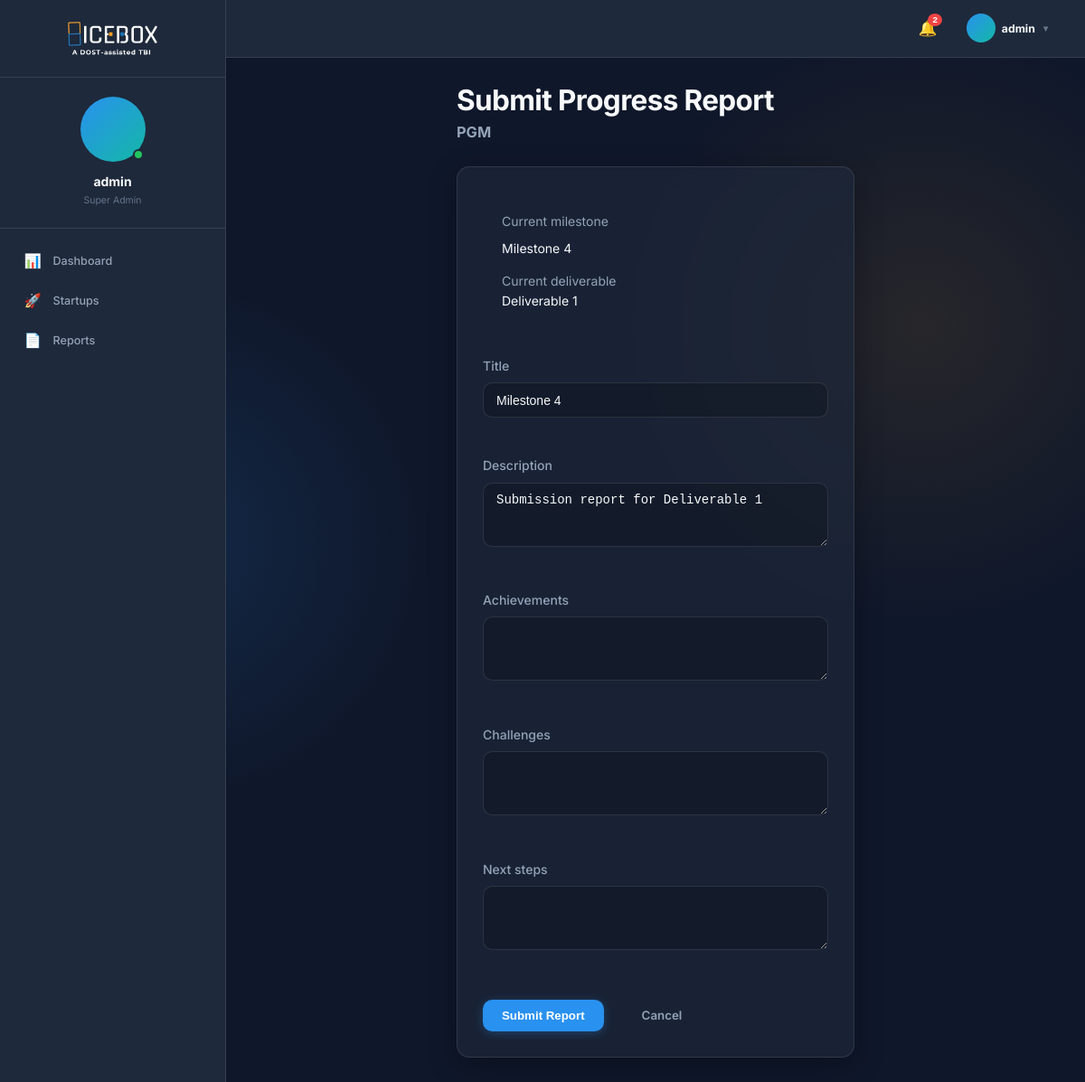
Page /startups/2/submit-report/ (signed in) on the committed database.
### incubator/models.py (models this page shows, shortened)
class User(AbstractUser):
    ROLE_CHOICES = (
        ('super_admin', 'Super Admin'),
        ('admin', 'Admin'),
        ('incubatee', 'Incubatee'),
    )
    role = models.CharField(max_length=20, choices=ROLE_CHOICES, default='incubatee')
    middle_name = models.CharField(max_length=100, blank=True, null=True)
    contact_number = models.CharField(max_length=20, blank=True, null=True)
    profile_picture = models.ImageField(upload_to='profile_pictures/', blank=True, null=True)
    created_by = models.ForeignKey('self', on_delete=models.SET_NULL, null=True, blank=True)

class Startup(models.Model):
    name = models.CharField(max_length=200)
    description = models.TextField(blank=True, null=True)
    logo = models.ImageField(upload_to='startup_logos/', blank=True, null=True)
    owner = models.ForeignKey(User, on_delete=models.CASCADE, related_name='owned_startups')
    email = models.EmailField(max_length=120, blank=True, null=True)
    contact_number = models.CharField(max_length=20, blank=True, null=True)
    created_at = models.DateTimeField(default=timezone.now)
    cohort = models.ForeignKey(Cohort, on_delete=models.SET_NULL, null=True, blank=True, related_name='startups')
    members = models.ManyToManyField(User, through='StartupMember', related_name='startups')

class Milestone(models.Model):
    STATUS_CHOICES = (
        ('not-yet', 'Not Yet'),
        ('pending', 'Pending'),
        ('completed', 'Completed'),
    )
    startup = models.ForeignKey(Startup, on_delete=models.CASCADE, related_name='milestones')
    milestone_progress = models.IntegerField(blank=True, null=True) # Could be an index
    title = models.CharField(max_length=200, blank=True, null=True)
    description = models.TextField(blank=True, null=True)
    status = models.CharField(max_length=20, choices=STATUS_CHOICES, default='not-yet')
    due_date = models.DateField(blank=True, null=True)
    completed_at = models.DateTimeField(blank=True, null=True)
    def is_locked(self):
        if self.milestone_progress == 1:
            return False  # First milestone is never locked
        previous_milestone = self.startup.milestones.filter(
            milestone_progress=self.milestone_progress - 1
        ).first()
        if previous_milestone:
            return previous_milestone.status != 'completed'
        return False

class Deliverable(models.Model):
    STATUS_CHOICES = (
        ('pending', 'Pending'),
        ('submitted', 'Submitted'),
        ('approved', 'Approved'),
        ('rejected', 'Rejected'),
    )
    milestone = models.ForeignKey(Milestone, on_delete=models.CASCADE, related_name='deliverables')
    template = models.ForeignKey('DeliverableTemplate', on_delete=models.SET_NULL, null=True, blank=True)
    name = models.CharField(max_length=200)
    due_date = models.DateField(blank=True, null=True)
    requirements = models.TextField(blank=True, null=True)
    status = models.CharField(max_length=20, choices=STATUS_CHOICES, default='pending')
    uploaded_at = models.DateTimeField(default=timezone.now)

### incubator/views.py (the view)
# urls.py: path('startups/<int:startup_id>/submit-report/', views.submit_progress, name='submit_progress'),
@login_required
def submit_progress(request, startup_id):
    startup = get_object_or_404(Startup, id=startup_id)
    current_milestone = None
    current_deliverable = None
    for milestone in startup.milestones.order_by('milestone_progress'):
        if milestone.status != 'completed' and not milestone.is_locked():
            current_milestone = milestone
            current_deliverable = milestone.deliverables.filter(status__in=['pending', 'submitted']).order_by('id').first()
            break
    if request.method == 'POST':
        form = ProgressReportForm(request.POST)
        if form.is_valid():
            report = form.save(commit=False)
            report.startup = startup
            report.submitted_by = request.user
            report.save()
            messages.success(request, 'Report submitted.')
            if current_milestone:
                return redirect('view_milestone', startup_id=startup.id, milestone_id=current_milestone.id)
            return redirect('view_startup', startup_id=startup.id)
    else:
        initial = {}
        if current_milestone:
            initial['title'] = current_milestone.title or f"Milestone {current_milestone.milestone_progress}"
        if current_deliverable:
            initial['description'] = f"Submission report for {current_deliverable.name}"
        form = ProgressReportForm(initial=initial)
    return render(request, 'startups/submit_report.html', {
        'form': form,
        'startup': startup,
        'current_milestone': current_milestone,
        'current_deliverable': current_deliverable,
    })

### incubator/forms.py
class ProgressReportForm(forms.ModelForm):
    class Meta:
        model = ProgressReport
        fields = ['title', 'description', 'achievements', 'challenges', 'next_steps']
        widgets = {
            'title': forms.TextInput(attrs={'class': 'form-control'}),
            'description': forms.Textarea(attrs={'class': 'form-control', 'rows': 3}),
            'achievements': forms.Textarea(attrs={'class': 'form-control', 'rows': 3}),
            'challenges': forms.Textarea(attrs={'class': 'form-control', 'rows': 3}),
            'next_steps': forms.Textarea(attrs={'class': 'form-control', 'rows': 3}),
        }

### incubator/context_processors.py (called while the page is built)
def notifications(request):
    if request.user.is_authenticated:
        unread = request.user.notifications.filter(is_read=False).order_by('-created_at')
        return {
            'unread_notifications': unread,
            'unread_notifications_count': unread.count()
        }
    return {
        'unread_notifications': [],
        'unread_notifications_count': 0
    }

### templates/startups/submit_report.html (shortened to what this page needs)
{% extends 'base.html' %}
{% block content %}
<div class="flex justify-center">
    <div class="w-full max-w-2xl">
        <h1 class="heading-lg mb-xs">Submit Progress Report</h1>
        <h3 class="text-muted font-normal mb-lg">{{ startup.name }}</h3>
        <div class="glass-card">
            <form method="post">
                {% if current_milestone %}
                <div class="mb-lg p-md rounded-md bg-surface-secondary">
                    <div class="text-muted mb-xs">Current milestone</div>
                    <div class="font-semibold">
                        {% if current_milestone.title %}
                            {{ current_milestone.title }}
                        {% else %}
                            Milestone {{ current_milestone.milestone_progress }}
                        {% endif %}
                    </div>
                    {% if current_deliverable %}
                    <div class="text-muted mt-sm">Current deliverable</div>
                    <div class="font-semibold">{{ current_deliverable.name }}</div>
                    {% else %}
                    <div class="text-sm text-muted mt-sm">No active deliverable found for the current milestone.</div>
                    {% endif %}
                </div>
                {% else %}
                <div class="mb-lg p-md rounded-md bg-surface-secondary text-sm text-muted">
                    No active milestone is available for this startup right now.
                </div>
                {% endif %}
                <div class="grid gap-md">
                    {% for field in form %}
                    <div class="form-group">
                        <label for="{{ field.id_for_label }}" class="form-label">{{ field.label }}</label>
                        {{ field }}
                    </div>
                    {% endfor %}
                </div>
                <div class="flex items-center gap-md mt-lg">
                    <button type="submit" class="btn btn-primary">Submit Report</button>
                    <a href="{% url 'view_startup' startup.id %}" class="btn btn-ghost">Cancel</a>
                </div>
            </form>
        </div>
    </div>
</div>
{% endblock %}

### templates/base.html (shortened to what this page needs)
{% load static %}
<!DOCTYPE html>
<html lang="en">
<head>
    <link rel="stylesheet" href="https://cdn.jsdelivr.net/npm/bootstrap-icons@1.11.3/font/bootstrap-icons.min.css">
    <link rel="stylesheet" href="{% static 'css/main.css' %}">
</head>
<body>
    {% if user.is_authenticated %}
    <div class="app-layout">
        <aside class="sidebar">
            <div class="sidebar-logo">
                <a href="{% url 'dashboard' %}">
                    <img src="{% static 'img/logo-dark-mode.png' %}" alt="Icebox Logo" class="logo-dark">
                </a>
            </div>
            <div class="sidebar-profile">
                {% if user.profile_picture %}
                    <img src="{{ user.profile_picture.url }}" alt="{{ user.username }}" class="sidebar-avatar" style="object-fit: cover;">
                {% else %}
                    <div class="sidebar-avatar">
                    </div>
                {% endif %}
                <div class="sidebar-username">{{ user.get_full_name|default:user.username }}</div>
                <div class="sidebar-role">{{ user.get_role_display }}</div>
            </div>
            <nav class="sidebar-nav">
                <a href="{% url 'dashboard' %}"
                    class="sidebar-link {% if request.resolver_match.url_name == 'dashboard' %}active{% endif %}">
                    <span class="sidebar-icon">📊</span> Dashboard
                </a>
                {% if user.role == 'admin' or user.role == 'super_admin' %}
                <a href="{% url 'startups_list' %}"
                    class="sidebar-link {% if request.resolver_match.url_name == 'startups_list' or request.resolver_match.url_name == 'add_startup' %}active{% endif %}">
                    <span class="sidebar-icon">🚀</span> Startups
                </a>
                <a href="{% url 'reports' %}"
                    class="sidebar-link {% if 'report' in request.resolver_match.url_name %}active{% endif %}">
                    <span class="sidebar-icon">📄</span> Reports
                </a>
                {% endif %}
            </nav>
        </aside>
        <div class="main-content">
            <div class="topbar">
                <div style="position: relative;">
                    <button id="notification-toggle" class="nav-icon" aria-label="Notifications">
                        🔔
                        {% if unread_notifications_count > 0 %}
                        <span class="badge">{{ unread_notifications_count }}</span>
                        {% endif %}
                    </button>
                </div>
                <div class="topbar-user" id="user-menu-toggle">
                    {% if user.profile_picture %}
                    <img src="{{ user.profile_picture.url }}" alt="{{ user.username }}" class="topbar-user-avatar"
                        style="object-fit: cover;">
                    {% else %}
                    <div class="topbar-user-avatar">
                    </div>
                    {% endif %}
                    <span class="text-sm font-bold" style="color: var(--text-primary);">{{ user.username }}</span>
                    <span style="font-size: 0.7rem; color: var(--text-tertiary);">▼</span>
                </div>
            </div>
            <div class="main-body">
                {% endif %}
                {% block content %}
                {% endblock %}
                {% if user.is_authenticated %}
            </div>
        </div>
    </div>
    {% endif %}
</body>
</html>

### static/css/main.css (style rules this page uses)
:root { --brand-blue: #2991EF; --brand-orange: #F7AE2F; --brand-purple: #8B5CF6; --brand-teal: #14B8A6; --accent-color: var(--brand-blue); --accent-hover: #1c7ed6; --danger-color: #ef4444; --danger-bg: rgba(239, 68, 68, 0.1); --success-color: #22c55e; --success-bg: rgba(34, 197, 94, 0.1); --warning-color: #f59e0b; --warning-bg: rgba(245, 158, 11, 0.1); --info-color: #3b82f6; --info-bg: rgba(59, 130, 246, 0.1); --bg-color: #0F172A; --bg-secondary: #1E293B; --text-primary: #F8FAFC; --text-secondary: #94A3B8; --text-tertiary: #64748B; --border-color: rgba(255, 255, 255, 0.1); --glass-bg: rgba(30, 41, 59, 0.7); --glass-border: 1px solid rgba(255, 255, 255, 0.1); --glass-shadow: 0 8px 32px 0 rgba(0, 0, 0, 0.3); --glass-blur: blur(12px); --space-xs: 0.5rem; --space-sm: 1rem; --space-md: 1.5rem; --space-lg: 2rem; --space-xl: 3rem; --radius-sm: 0.375rem; --radius-md: 0.75rem; --radius-lg: 1rem; --radius-full: 9999px; --font-heading: 'Inter', sans-serif; --font-body: 'Inter', sans-serif; --bg-gradient-1: rgba(41, 145, 239, 0.15); --bg-gradient-2: rgba(247, 174, 47, 0.1); --neu-bg: #0F172A; --neu-surface: #1E293B; --neu-shadow-dark: rgba(0, 0, 0, 0.6); --neu-shadow-light: rgba(255, 255, 255, 0.05); --neu-text: #F8FAFC; --neu-text-muted: #94A3B8; --subtle-overlay: rgba(255, 255, 255, 0.06); }
*, *::before, *::after { box-sizing: border-box; margin: 0; padding: 0; }
html { font-size: 14px; }
body { background-color: var(--bg-color); color: var(--text-primary); font-family: var(--font-body); line-height: 1.6; min-height: 100vh; background-image: radial-gradient(circle at 15% 50%, var(--bg-gradient-1), transparent 25%), radial-gradient(circle at 85% 30%, var(--bg-gradient-2), transparent 25%); background-attachment: fixed; transition: background-color 0.3s ease, color 0.3s ease; }
img { max-width: 100%; display: block; }
a { color: var(--accent-color); text-decoration: none; transition: color 0.2s ease; }
.flex { display: flex; }
.items-center { align-items: center; }
.justify-center { justify-content: center; }
.gap-md { gap: var(--space-md); }
.grid { display: grid; }
.mb-xs { margin-bottom: var(--space-xs); }
.mb-lg { margin-bottom: var(--space-lg); }
.mt-sm { margin-top: var(--space-sm); }
.mt-lg { margin-top: var(--space-lg); }
.p-md { padding: var(--space-md); }
h1, h2, h3, h4, h5, h6 { font-weight: 700; line-height: 1.2; color: var(--text-primary); }
.heading-lg { font-size: 2.25rem; letter-spacing: -0.02em; }
.text-sm { font-size: 0.875rem; }
.text-muted { color: var(--text-secondary); }
.font-bold { font-weight: 700; }
.btn { display: inline-flex; align-items: center; justify-content: center; padding: 0.75rem 1.5rem; border-radius: var(--radius-md); font-weight: 600; font-size: 0.95rem; cursor: pointer; border: none; transition: all 0.2s ease; gap: 0.5rem; line-height: 1; }
.btn-primary { background: var(--accent-color); color: #ffffff; box-shadow: 0 2px 10px rgba(41, 145, 239, 0.3); }
.btn-ghost { background: transparent; color: var(--text-secondary); }
.glass-card { background: var(--glass-bg); backdrop-filter: var(--glass-blur); -webkit-backdrop-filter: var(--glass-blur); border: var(--glass-border); border-radius: var(--radius-lg); box-shadow: var(--glass-shadow); padding: var(--space-lg); overflow: hidden; position: relative; }
.form-group { margin-bottom: var(--space-md); }
.form-label { display: block; margin-bottom: 0.5rem; font-weight: 500; color: var(--text-secondary); }
.form-control { width: 100%; padding: 0.75rem 1rem; background: rgba(0, 0, 0, 0.2); border: 1px solid var(--border-color); border-radius: var(--radius-md); color: var(--text-primary); font-size: 1rem; transition: border-color 0.2s, box-shadow 0.2s; }
.badge { display: inline-flex; align-items: center; padding: 0.25rem 0.75rem; border-radius: var(--radius-full); font-size: 0.75rem; font-weight: 600; text-transform: uppercase; letter-spacing: 0.05em; line-height: 1; }

### rows in the picture
User: get_full_name "admin", role "Super Admin", username "admin"
Startup: name "PGM"
Milestone: title "Milestone 4", form "Milestone 4" "Submission report for Deliverable 1"
Deliverable: name "Deliverable 1"

### other values in the picture
{{ unread_notifications_count }} "2"
{{ field.label }} "Title" "Description" "Achievements" "Challenges" "Next steps"
